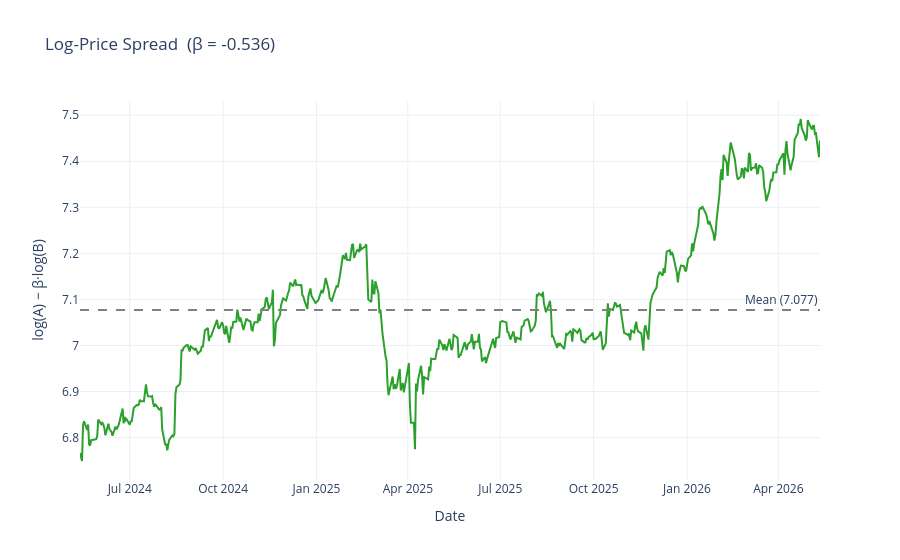

This figure's notebook cell:
### Code cell
plot_spread(spread_m, beta_m).show()

### Figure 1 — Plotly figure (JSON) as saved in the notebook; plotly's stock layout.template omitted (floating-point values rounded to 4 significant figures; data arrays with more than 128 entries replaced by an {"elided": "..."} marker saying what was removed)
{"data": [{"line": {"color": "#2ca02c"}, "name": "Spread", "type": "scatter", "x": {"elided": "501 str values"}, "y": {"elided": "501 float values"}}], "layout": {"annotations": [{"showarrow": false, "text": "Mean (7.077)", "x": 1, "xanchor": "right", "xref": "x domain", "y": 7.077, "yanchor": "bottom", "yref": "y"}], "hovermode": "x unified", "shapes": [{"line": {"color": "gray", "dash": "dash"}, "type": "line", "x0": 0, "x1": 1, "xref": "x domain", "y0": 7.077, "y1": 7.077, "yref": "y"}], "title": {"text": "Log-Price Spread  (β = -0.536)"}, "xaxis": {"title": {"text": "Date"}}, "yaxis": {"title": {"text": "log(A) − β·log(B)"}}}}
